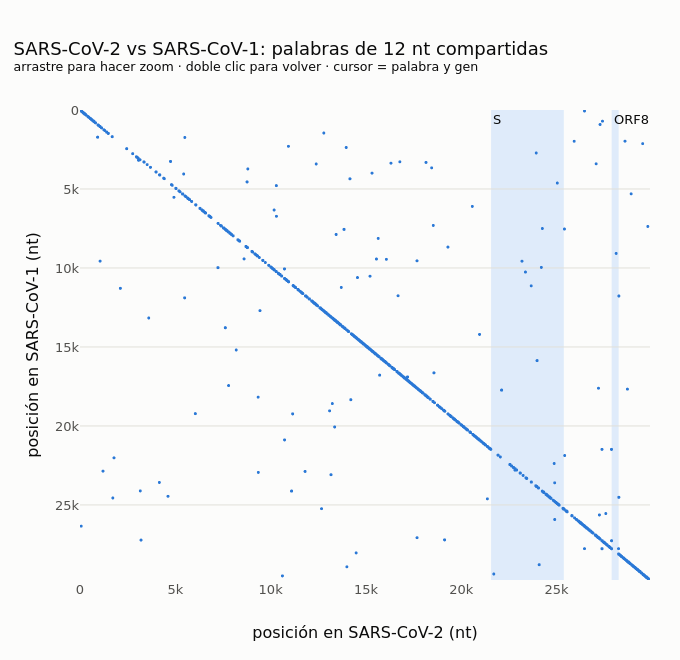

This figure's notebook cell:
### Markdown cell above
> 🔎 **Qué observamos.**
>
> * Una **diagonal casi continua** de esquina a esquina: los dos genomas tienen la **misma organización** (colinealidad):
>   ORF1ab, luego S, ORF3a, E, M, …, N, en el mismo orden. No hay grandes reordenamientos.
> * La diagonal **no es uniforme**: tiene tramos densos y tramos ralos. En el gen **S** se vuelve claramente más rala:
>   la proteína Spike, que el sistema inmune ataca y que se adapta al receptor de cada huésped, es de las regiones que
>   más cambió. En la región de ORF8 casi desaparece: en el aislado Tor2 de SARS-CoV-1 el gen está partido en ORF8a y
>   ORF8b, y en SARS-CoV-2 ORF8 es muy divergente. (Lo mediremos gen por gen en un momento.)
> * Los puntos sueltos fuera de la diagonal, azules y naranja, son **ruido**: encontramos 114 palabras compartidas
>   en la hebra opuesta cuando el azar predice unas 90. No hay inversiones, lo esperable en virus de ARN de cadena
>   simple positiva.

Ahora exploremos lo mismo **interactivamente**. Haga zoom sobre el gen S (arrastre un rectángulo alrededor de 21–25 kb)
y pase el cursor sobre los puntos: verá la palabra compartida exacta y el gen al que pertenece en cada genoma.

### Code cell
step = max(1, len(x_f) // 6000)                    # submuestreo para que el gráfico sea ágil
xs, ys = x_f[::step], y_f[::step]
hover = [f"<b>{s2[i:i+k]}</b><br>SARS-CoV-2: {i+1:,} ({gene_at(i, genes2)})"
         f"<br>SARS-CoV-1: {j+1:,} ({gene_at(j, genes1)})" for i, j in zip(xs, ys)]
fig = go.Figure(go.Scattergl(x=xs, y=ys, mode="markers", marker=dict(size=3, color=ec.BLUE),
                             hovertext=hover, hoverinfo="text", name="palabras compartidas"))
for _, r in genes2.iterrows():
    if r.gene in ("S", "ORF8"):
        fig.add_vrect(x0=r.start, x1=r.end, fillcolor=ec.SEQ_BLUE[0], opacity=0.6, line_width=0, layer="below",
                      annotation_text=r.gene, annotation_position="top left")
fig.update_layout(
    title=dict(text=f"SARS-CoV-2 vs SARS-CoV-1: palabras de {k} nt compartidas"
                    "<br><sup>arrastre para hacer zoom · doble clic para volver · cursor = palabra y gen</sup>"),
    height=660, width=680, margin=dict(t=110, l=80, r=30),
    xaxis=dict(title="posición en SARS-CoV-2 (nt)", range=[0, len(s2)], constrain="domain"),
    yaxis=dict(title="posición en SARS-CoV-1 (nt)", range=[len(s1), 0], constrain="domain"))
fig.show()

### Figure 1 — Plotly figure (JSON) as saved in the notebook; plotly's stock layout.template omitted (floating-point values rounded to 4 significant figures; data arrays with more than 128 entries replaced by an {"elided": "..."} marker saying what was removed)
{"data": [{"hoverinfo": "text", "hovertext": {"elided": "4374 str values"}, "marker": {"color": "#2a78d6", "size": 3}, "mode": "markers", "name": "palabras compartidas", "type": "scattergl", "x": {"elided": "4374 int values"}, "y": {"elided": "4374 int values"}}], "layout": {"annotations": [{"showarrow": false, "text": "S", "x": 21562, "xanchor": "left", "xref": "x", "y": 1, "yanchor": "top", "yref": "y domain"}, {"showarrow": false, "text": "ORF8", "x": 27893, "xanchor": "left", "xref": "x", "y": 1, "yanchor": "top", "yref": "y domain"}], "height": 660, "margin": {"l": 80, "r": 30, "t": 110}, "shapes": [{"fillcolor": "#cde2fb", "layer": "below", "line": {"width": 0}, "opacity": 0.6, "type": "rect", "x0": 21562, "x1": 25384, "xref": "x", "y0": 0, "y1": 1, "yref": "y domain"}, {"fillcolor": "#cde2fb", "layer": "below", "line": {"width": 0}, "opacity": 0.6, "type": "rect", "x0": 27893, "x1": 28259, "xref": "x", "y0": 0, "y1": 1, "yref": "y domain"}], "title": {"text": "SARS-CoV-2 vs SARS-CoV-1: palabras de 12 nt compartidas<br><sup>arrastre para hacer zoom · doble clic para volver · cursor = palabra y gen</sup>"}, "width": 680, "xaxis": {"constrain": "domain", "range": [0, 29903], "title": {"text": "posición en SARS-CoV-2 (nt)"}}, "yaxis": {"constrain": "domain", "range": [29751, 0], "title": {"text": "posición en SARS-CoV-1 (nt)"}}}}
